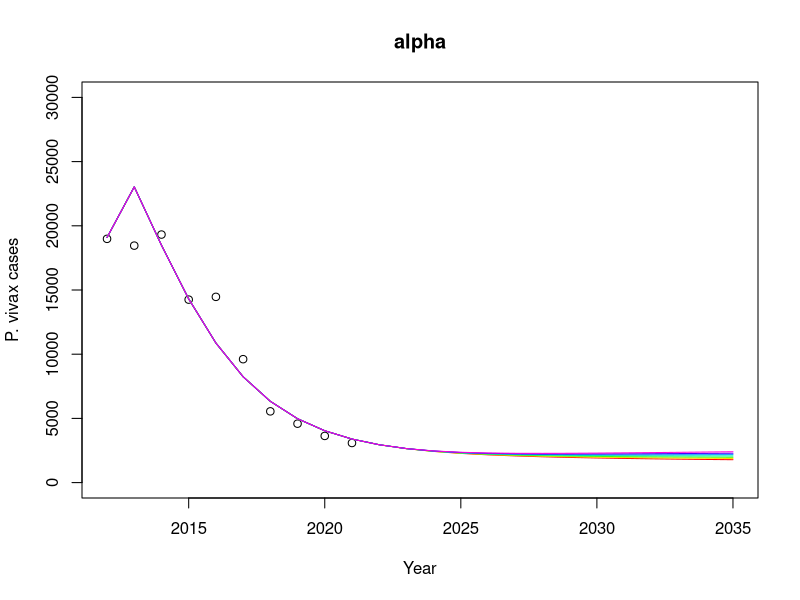
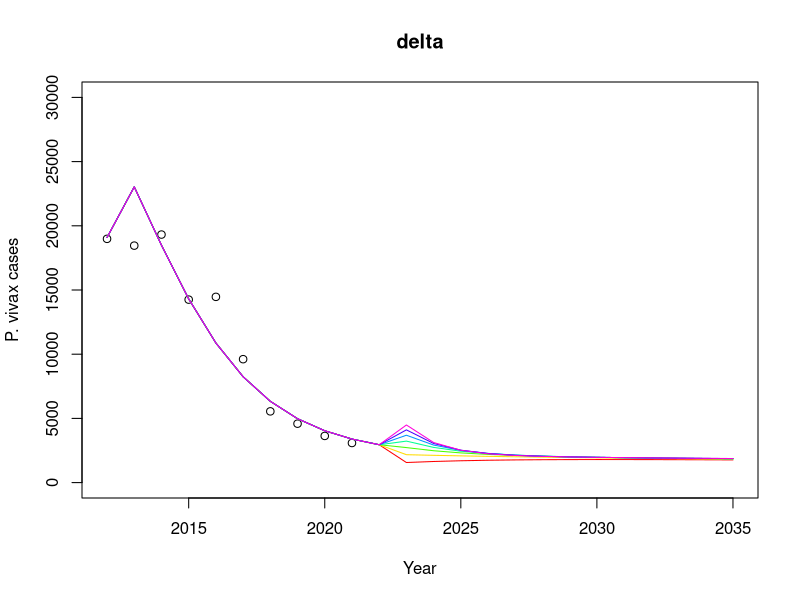

Write the R code that produced these figures, in order.
# slphyx@SHIFT-ENTER
library(deSolve)

## data
years <- 2012:2035
TH.data <- data.frame(
  year = years,
  cases = c(c(18985,18456,19318,14251,14466,9612,5548,4589,3635,3084),rep(NA,14))
)

model_equations <- function(t, x, parameters) {
  # Use 'with' to handle parameter values
  with(as.list(parameters), {
    IL <- x[1]
    I0 <- x[2]
    SL <- x[3]
    S0 <- x[4]
    TL <- x[5]
    T0 <- x[6]
    h <- x[7]
    hL <- x[8]
    hh <- x[9]
    hhL <- x[10]
    
    dIL= (1-alpha)*(omega*lambda*(IL+I0+TL+T0)+delta)*(S0+SL) + (1-alpha)*f*SL + (omega*lambda*(IL+I0+TL+T0)+delta)*I0 - gammaL*IL - r*IL;
    dI0= -(omega*lambda*(IL+I0+TL+T0)+delta)*(I0) +  gammaL*IL - r*I0;
    dSL= -(omega*lambda*(IL+I0+TL+T0)+delta)*(SL) - f*SL +(1-beta)*sigma*TL -  gammaL*SL + r*IL+ r*TL;
    dS0= -(omega*lambda*(IL+I0+TL+T0)+delta)*(S0) +beta*sigma*TL+ sigma *T0 +  gammaL*SL + r*I0+ r*T0;
    dTL= alpha*(omega*lambda*(IL+I0+TL+T0)+delta)*(S0+SL) + alpha*f*SL - sigma*TL -r*TL -gammaL*TL+ (omega*lambda*(IL+I0+TL+T0)+delta)*T0;
    dT0= -(omega*lambda*(IL+I0+TL+T0)+delta)*(T0) - sigma*T0+gammaL*TL - r*T0;
    
    dh=rho*((omega*lambda*(IL+I0+TL+T0)+delta)*(S0+SL) +f*SL); 
    dhL= rho*((omega*lambda*(IL+I0+TL+T0))*(S0+SL) +f*SL);
    dhh= ((omega*lambda*(IL+I0+TL+T0)+delta)*(S0+SL) +f*SL);
    dhhL= ((omega*lambda*(IL+I0+TL+T0))*(S0+SL) +f*SL);
    
    
    
    
    # Return the derivatives as a list
    list(c(dIL, dI0, dSL, dS0, dTL, dT0, dh, dhL, dhh, dhhL))
  })
}

update_parameter <- function(parameters, param_name, new_value) {
  # Check if the specified parameter exists in the vector
  if (param_name %in% names(parameters)) {
    parameters[param_name] <- new_value
  } else {
    warning(paste("Parameter", param_name, "not found in the parameters vector."))
  }
  return(parameters)
}


model_equations_SS <- function(time, x, parameters, par.name=NULL, par.val=NULL, at.time=NULL) {
  
  if(time >= at.time){
    parms <- update_parameter(parameters = parameters, param_name = par.name, new_value = par.val)
  }else{
    parms <- parameters
  }
  
  with(as.list(parms), {
    IL <- x[1]
    I0 <- x[2]
    SL <- x[3]
    S0 <- x[4]
    TL <- x[5]
    T0 <- x[6]
    h <- x[7]
    hL <- x[8]
    hh <- x[9]
    hhL <- x[10]
    
    dIL= (1-alpha)*(omega*lambda*(IL+I0+TL+T0)+delta)*(S0+SL) + (1-alpha)*f*SL + (omega*lambda*(IL+I0+TL+T0)+delta)*I0 - gammaL*IL - r*IL;
    dI0= -(omega*lambda*(IL+I0+TL+T0)+delta)*(I0) +  gammaL*IL - r*I0;
    dSL= -(omega*lambda*(IL+I0+TL+T0)+delta)*(SL) - f*SL +(1-beta)*sigma*TL -  gammaL*SL + r*IL+ r*TL;
    dS0= -(omega*lambda*(IL+I0+TL+T0)+delta)*(S0) +beta*sigma*TL+ sigma *T0 +  gammaL*SL + r*I0+ r*T0;
    dTL= alpha*(omega*lambda*(IL+I0+TL+T0)+delta)*(S0+SL) + alpha*f*SL - sigma*TL -r*TL -gammaL*TL+ (omega*lambda*(IL+I0+TL+T0)+delta)*T0;
    dT0= -(omega*lambda*(IL+I0+TL+T0)+delta)*(T0) - sigma*T0+gammaL*TL - r*T0;
    
    dh=rho*((omega*lambda*(IL+I0+TL+T0)+delta)*(S0+SL) +f*SL); 
    dhL= rho*((omega*lambda*(IL+I0+TL+T0))*(S0+SL) +f*SL);
    dhh= ((omega*lambda*(IL+I0+TL+T0)+delta)*(S0+SL) +f*SL);
    dhhL= ((omega*lambda*(IL+I0+TL+T0))*(S0+SL) +f*SL);
    
    
    
    
    # Return the derivatives as a list
    list(c(dIL, dI0, dSL, dS0, dTL, dT0, dh, dhL, dhh, dhhL))
  })
}


#############################
## for changing a parameter value
## par.name - name of the parameter , i.e., "delta"
## par.val - a vector of the values , i.e., c(0.1,0.4,0.8)
## at.time - time for changing the value. in this case will be between 1-24 for year 2012:2035
############################
Run.Scenarios <- function(par.name, par.val, at.time){
  
  par.len <- length(par.val)
  
  times <- seq(1, 24)  # from 2012:2035
  
  lambda <- 2.651e-6 # from fitting
  r <- 1/60
  gammaL <- 1/223 
  f <- 1/72 
  alpha <- 0.17
  beta <- 0.43
  sigma <- 1/15 
  omega <- 0.26 
  rho <- 0.5
  delta <- 2.845e-1 # from fitting
  
  parameters <- c(lambda = lambda, r = r,gammaL = gammaL,f = f,
                  alpha = alpha,beta=beta,sigma = sigma,omega = omega,rho =rho,delta=delta)
  
  baseline.pars <- parameters
  
  IL0 <- 500
  I00 <- 500
  
  TL0 <- 500
  T00 <- 200
  SL0 <- ((1-beta)*sigma*TL0+r*IL0+r*TL0)/(omega*lambda*(IL0+I00+TL0+T00))
  S00 <- (beta*sigma*TL0+sigma*T00+gammaL*SL0+gammaL*I00+r*T00)/(omega*lambda*(IL0+I00+TL0+T00))
  h0 <- 19090
  hL0 <- 1000
  hh0 <- 3084
  hhL0 <-1000
  
  
  
  initial_state <- c(IL = IL0, I0 = I00, SL = SL0, S0 = S00, TL = TL0, T0 = T00, 
                     h = h0, hL = hL0, hh = hh0, hhL = hhL0)
  
  # baseline
  result <- ode(y = initial_state, times = times, func = model_equations_SS, parms = baseline.pars, 
                method = rkMethod("ode45"), at.time = 1000)
  
  inc <- c(result[,"h"][1],diff(result[,"h"]))
  
 
  plot(years, c(TH.data$cases,rep(NULL,14)),  
       ylab = "P. vivax cases", xlab = "Year",
       ylim = c(0,3e4), main = par.name
       )
  
  
  # scenarios
  cl <- rainbow(par.len)
  
  for(i in 1:par.len){
    result.tmp <- ode(y = initial_state, times = times, func = model_equations_SS, 
                    parms = parameters, 
                    method = rkMethod("ode45"), 
                    par.name = par.name,
                    par.val = par.val[i],
                    at.time = at.time
                  )
    
    inc.tmp <- c(result.tmp[,"h"][1],diff(result.tmp[,"h"]))
    lines(years, inc.tmp, col = cl[i])
    
  }
}



Run.Scenarios(par.name = "alpha", par.val = c(0.1, 0.2, 0.3, 0.4, 0.5, 0.6, 0.7), at.time = 11)

Run.Scenarios(par.name = "delta", par.val = c(0.1, 0.2, 0.3, 0.4, 0.5, 0.6, 0.7), at.time = 11)
